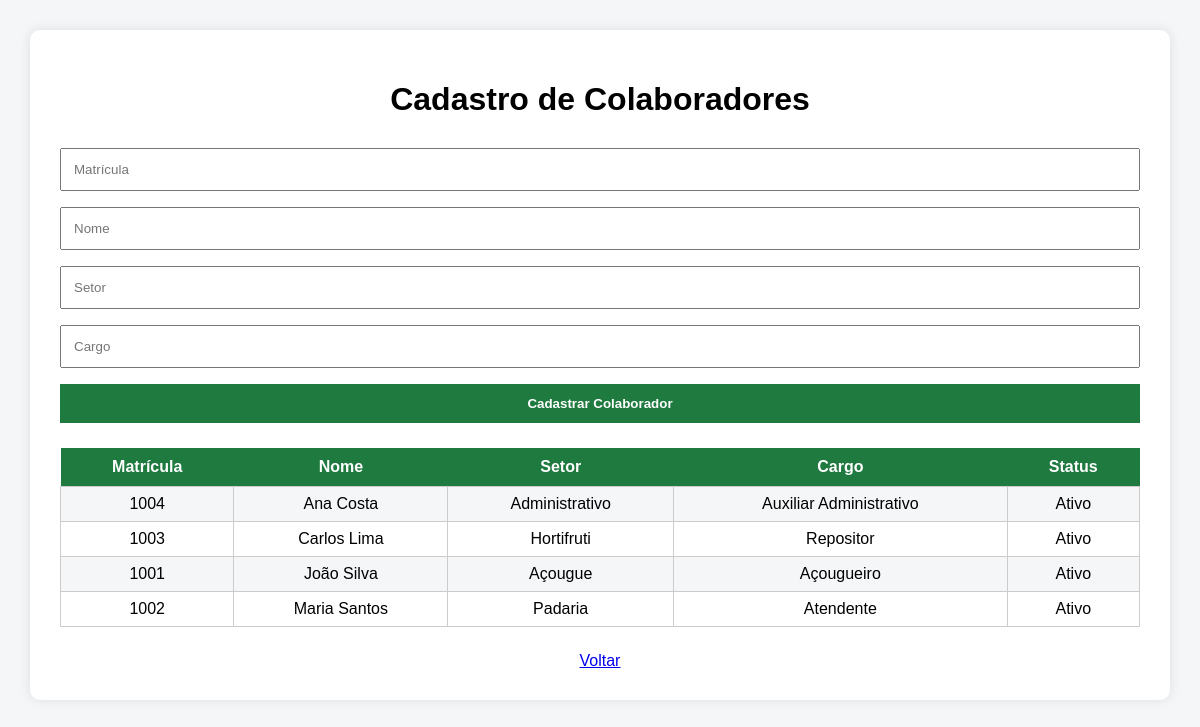
The app's page /colaboradores (signed in) with its own data.
### models.py (models this page shows)
class Colaborador(db.Model):
    id = db.Column(db.Integer, primary_key=True)
    matricula = db.Column(db.String(20), unique=True, nullable=False)
    nome = db.Column(db.String(120), nullable=False)
    setor = db.Column(db.String(80), nullable=False)
    cargo = db.Column(db.String(80), nullable=False)
    ativo = db.Column(db.Boolean, default=True)

### app.py (the view)
@app.route("/colaboradores")
def colaboradores():
    if not session.get("admin"):
        return redirect(url_for("login"))
    lista = Colaborador.query.order_by(Colaborador.nome).all()
    return render_template("colaboradores.html", colaboradores=lista)

### templates/colaboradores.html (shortened to what this page needs)
<!DOCTYPE html>
<html lang="pt-br">
<head>
    <link rel="stylesheet" href="/static/style.css">
</head>
<body>
<div class="painel-grande">
    <h1>Cadastro de Colaboradores</h1>
    <form action="/cadastrar_colaborador" method="POST">
        <input name="matricula" placeholder="Matrícula" required>
        <input name="nome" placeholder="Nome" required>
        <input name="setor" placeholder="Setor" required>
        <input name="cargo" placeholder="Cargo" required>
        <button type="submit">Cadastrar Colaborador</button>
    </form>
    <table>
        <tr>
            <th>Matrícula</th>
            <th>Nome</th>
            <th>Setor</th>
            <th>Cargo</th>
            <th>Status</th>
        </tr>
        {% for c in colaboradores %}
        <tr>
            <td>{{ c.matricula }}</td>
            <td>{{ c.nome }}</td>
            <td>{{ c.setor }}</td>
            <td>{{ c.cargo }}</td>
            <td>{{ "Ativo" if c.ativo else "Inativo" }}</td>
        </tr>
        {% endfor %}
    </table>
    <a href="/admin">Voltar</a>
</div>
</body>
</html>

### static/style.css (style rules this page uses)
body { font-family: Arial, sans-serif; background-color: #f4f6f8; margin: 0; padding: 0; }
.painel-grande { background-color: white; padding: 30px; width: 90%; margin: 30px auto; border-radius: 10px; box-shadow: 0 0 12px rgba(0,0,0,0.1); text-align: center; }
input, select, textarea { width: 100%; padding: 12px; margin: 8px 0; box-sizing: border-box; }
button { width: 100%; padding: 12px; background-color: #1f7a3f; color: white; border: none; cursor: pointer; margin-top: 8px; font-weight: bold; }
table { width: 100%; border-collapse: collapse; margin: 25px 0; }
th { background-color: #1f7a3f; color: white; padding: 10px; }
td { border: 1px solid #ccc; padding: 8px; }
tr:nth-child(even) { background-color: #f4f6f8; }

### records on screen
Colaborador: matricula "1004", nome "Ana Costa", setor "Administrativo", cargo "Auxiliar Administrativo", ativo "Ativo"
Colaborador: matricula "1003", nome "Carlos Lima", setor "Hortifruti", cargo "Repositor", ativo "Ativo"
Colaborador: matricula "1001", nome "João Silva", setor "Açougue", cargo "Açougueiro", ativo "Ativo"
Colaborador: matricula "1002", nome "Maria Santos", setor "Padaria", cargo "Atendente", ativo "Ativo"
